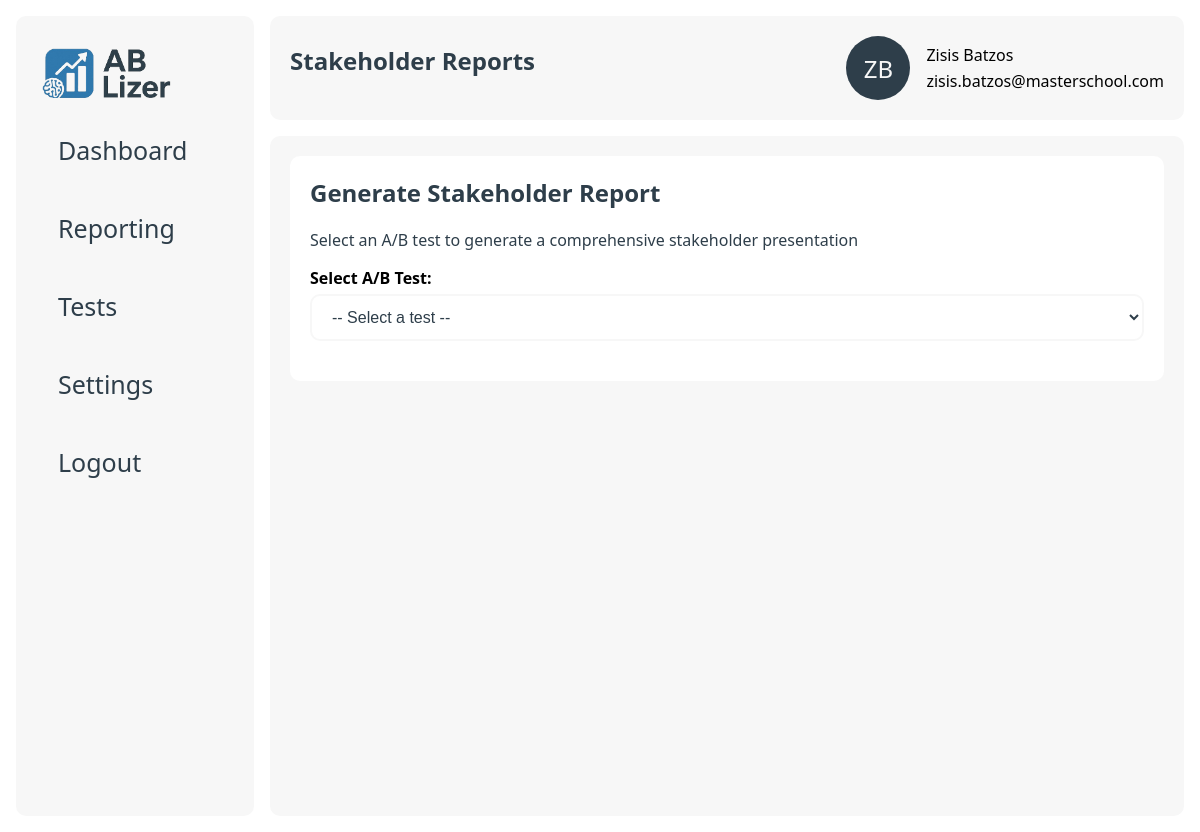
/reports/2 (signed in), run on the app's committed database.
### data/models.py (models this page shows)
class users(db.Model):
    __tablename__ = 'users'
    id = db.Column(db.Integer, primary_key=True)
    company_id = db.Column(db.Integer, db.ForeignKey('companies.id'), nullable=False)
    name = db.Column(db.String(255), nullable=False)
    email = db.Column(db.String(255), nullable=False, unique=True)
    password_hash = db.Column(db.String(255), nullable=True)  # Nullable for existing users
    __repr__ = lambda self: f'<User {self.name}>'
    __str__ = lambda self: f'{self.name} - {self.email}'

### app.py (the view)
@app.route("/reports/<int:user_id>")
@login_required
def reports_page(user_id):
    user = db_manager.get_user(user_id)
    tests = db_manager.get_ab_tests(user.company_id)
    variants = db_manager.get_all_variants(user.company_id)
    reports = db_manager.get_all_reports()
    tests_json = json.dumps([{
        'id': test.id,
        'name': test.name,
        'description': test.description,
        'metric': test.metric,
        'created_at': test.created_at.strftime('%B %d, %Y') if test.created_at else 'N/A'
    } for test in tests])
    variants_json = json.dumps([{
        'id': variant.id,
        'test_id': variant.test_id,
        'name': variant.name,
        'impressions': variant.impressions,
        'conversions': variant.conversions,
        'conversion_rate': variant.conversion_rate
    } for variant in variants])
    reports_json = json.dumps([{
        'id': report.id,
        'test_id': report.test_id,
        'p_value': report.p_value,
        'summary': report.summary,
        'significance': report.significance,
        'increase_percent': report.increase_percent,
        'ai_recommendation': json.loads(report.ai_recommendation) if report.ai_recommendation and report.ai_recommendation.startswith('{') else report.ai_recommendation
    } for report in reports])
    return render_template("reports.html",
                           user=user,
                           tests=tests,
                           variants=variants,
                           reports=reports,
                           tests_json=tests_json,
                           variants_json=variants_json,
                           reports_json=reports_json
                           )

### app.py (called while the page is built)
def login_required(f):
    @wraps(f)
    def decorated_function(*args, **kwargs):
        if 'user_id' not in session:
            flash('Please log in to access this page.', 'error')
            return redirect(url_for('login'))
        return f(*args, **kwargs)
    return decorated_function

@app.template_filter('initials')
def get_initials(name):
    if not name:
        return ''
    parts = name.strip().split()
    if len(parts) >= 2:
        return (parts[0][0] + parts[1][0]).upper()
    elif len(parts) == 1:
        return parts[0][:2].upper()
    return ''

### data/db_manager.py (called while the page is built)
    def get_ab_tests(self, company_id):
        return ab_tests.query.filter_by(company_id=company_id).order_by(ab_tests.created_at.desc()).all()

    def get_all_variants(self, company_id):
        return db.session.query(variants).join(ab_tests).filter(ab_tests.company_id == company_id).all()

    def get_all_reports(self):
        return reports.query.all()

    def get_user(self, user_id):
        return users.query.filter_by(id=user_id).first()

### templates/reports.html (shortened to what this page needs)
{% extends "base.html" %}
{% block page_title %}Stakeholder Reports{% endblock %}
{% block content %}
    <div class="reports-container">
        <div class="card big">
            <h2>Generate Stakeholder Report</h2>
            <p>Select an A/B test to generate a comprehensive stakeholder presentation</p>
            <div class="form-group">
                <label for="testSelector">Select A/B Test:</label>
                <select id="testSelector" class="test-selector">
                    <option value="">-- Select a test --</option>
                </select>
            </div>
        </div>
    </div>
{% endblock %}

### templates/base.html (shortened to what this page needs)
<!DOCTYPE html>
<html lang="en">
<head>
    <link href="{{ url_for('static', filename='style.css') }}" rel="stylesheet">
</head>
<body>
<div class="main-wrapper">
    <div class="sidenav" id="mySidenav">
        <div class="sidenav-container">
            <a class="logo" href="/"><img src="{{ url_for('static', filename='logo_ab-lizer.png') }}" height="50px"></a>
            <a href="/">
                <div class="tab">Dashboard</div>
            </a>
            <a href="/reports/{{ user.id }}">
                <div class="tab">Reporting</div>
            </a>
            <a href="/tests/{{ user.id }}">
                <div class="tab">Tests</div>
            </a>
            <a href="/settings/{{ user.id }}">
                <div class="tab">Settings</div>
            </a>
            <a href="{{ url_for('logout') }}">
                <div class="tab">Logout</div>
            </a>
        </div>
    </div>
    <div class="wrapper">
        <nav>
            <div class="container navigation">
                <div class="hero">
                    <h1>{% block page_title %}{% endblock %}</h1>
                </div>
                <div class="col-wrapper">
                    <div class="profile">
                        <div class="profile-image">{{ user.name|initials }}</div>
                    </div>
                    <div class="profile-info">
                        <div>
                            {{ user.name }}
                        </div>
                        <div>
                            {{ user.email }}
                        </div>
                    </div>
            </div>
        </nav>
        <main class="container">
            {% block content %}{% endblock %}
        </main>
    </div>
</div>
</body>
</html>

### static/style.css (style rules this page uses)
:root { --primary: #2E3E4A; --secondary: #F7F7F7; --accent: #317AAE; --gradient: linear-gradient(180deg, rgba(25, 82, 133, 1) 0%, rgba(49, 122, 174, 1) 100%); --danger: #ef4444; --bg: #ffffff; --radius: 10px; --shadow: 0 2px 8px rgba(30, 41, 59, 0.06); --font-primary: 'Segoe UI', 'Roboto', Arial, sans-serif; }
* { box-sizing: border-box; }
body { font-family: var(--font-primary), sans-serif; background: var(--bg); margin: 0; padding: 0; }
nav { background: var(--bg); }
main { overflow-y: scroll; }
p { color: var(--primary); }
h1, h2, h3, h4, h5, h6, p { margin-top: 0; color: var(--primary); }
a { color: var(--primary); text-decoration: none; }
.hero { display: flex; flex-direction: column; justify-content: center; gap: 16px; }
.main-wrapper { display: flex; padding: 16px; }
.wrapper { width: 100%; height: 100vh; padding-left: 16px; align-self: stretch; gap: 16px; display: flex; flex-direction: column; }
.container { padding: 20px 20px; background: var(--secondary); border-radius: var(--radius); height: 100%; }
.container.navigation { display: flex; justify-content: space-between; align-items: center; }
.container.navigation h1 { margin-bottom: 0; }
.logo { font-size: 1.5rem; font-weight: bold; text-decoration: none; }
.profile-image { display: flex; align-items: center; justify-content: center; border-radius: 50%; background-color: var(--primary); padding: 2px; width: 64px; height: 64px; font-size: 24px; color: var(--secondary); }
.profile-info { display: flex; flex-direction: column; gap: 4px; justify-content: center; }
.sidenav { width: 300px; background-color: var(--bg); position: static; height: 100vh; overflow-x: hidden; }
.sidenav a { color: var(--primary); text-decoration: none; font-size: 25px; display: block; }
.sidenav .tab { padding: 16px 16px; color: var(--primary); text-decoration: none; font-size: 25px; display: block; transition: 0.3s; border-radius: var(--radius); }
.sidenav-container { display: flex; flex-direction: column; gap: 12px; background-color: var(--secondary); border-radius: var( --radius); padding: 32px 26px; height: 100%; }
.card { border-radius: var( --radius); padding: 20px; min-width: 200px; background-color: var(--bg); }
.card.big { width: 100%; }
.col-wrapper { display: flex; gap: 16px; flex-wrap: wrap; flex-grow: 0; flex-direction: row; }
.form-group { margin-bottom: 20px; }
.form-group label { display: block; margin-bottom: 5px; font-weight: 600; }
.test-selector { width: 100%; padding: 12px 16px; font-size: 16px; border: 2px solid var(--secondary); border-radius: var(--radius); background: var(--bg); color: var(--primary); cursor: pointer; transition: all 0.3s ease; }
.reports-container { display: flex; flex-direction: column; gap: 24px; }

### data on the page
users: name|initials "ZB", name "Zisis Batzos", email "zisis.batzos@masterschool.com"
